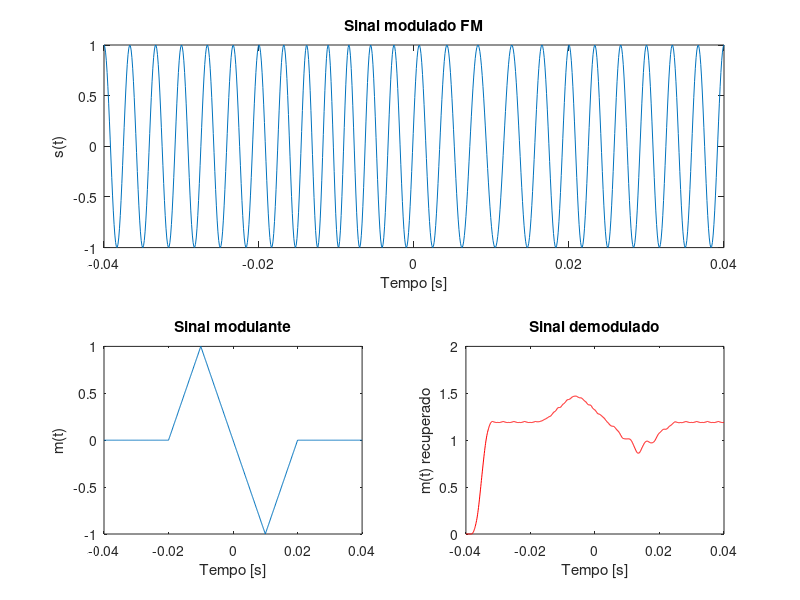
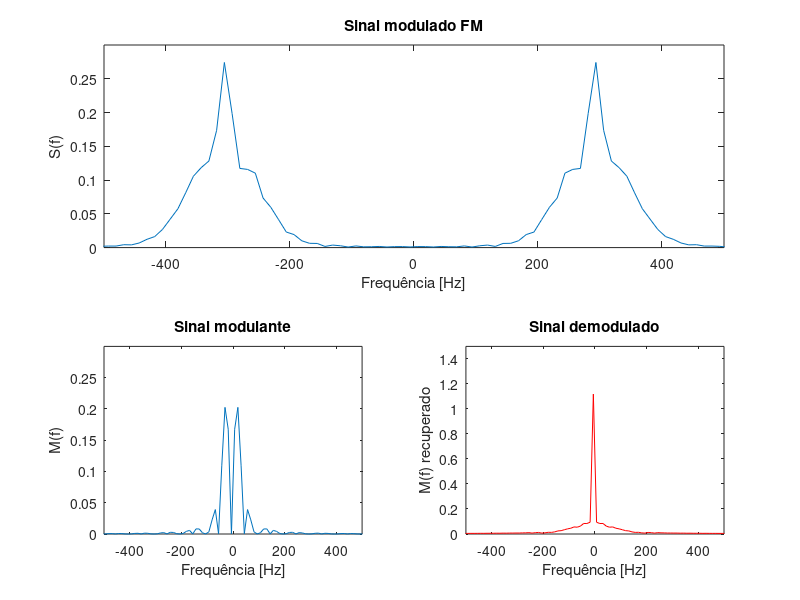

Here is the MATLAB script that generated these plots, in order:
clear all; clc; close all
ts = 1e-4;                                                % Tempo de amostragem
t = -0.04:ts:0.04;                                        % Vetor do tempo
fc = 300;                                                 % Frequência da portadora
% Sinal modulante (duas funções triângulo)
% m = 1-|t| , if |t|<1
% m = 0 , if |t|>1
Ta = 0.01;                                                
mp1 = (1-abs((t+0.01)/Ta)).*((t+0.01)/Ta>=-1).*((t+0.01)/Ta<1); 
mp2 = (1-abs((t-0.01)/Ta)).*((t-0.01)/Ta>=-1).*((t-0.01)/Ta<1); 
msg = mp1-mp2;                                            % Sinal modulante 
% Espectro do sinal modulante
lfft = length(t);                                         % Tamanho da FFT
Mf = fftshift(fft(msg,lfft)/lfft);                        % Espectro centralidado
freqm = (-lfft/2:lfft/2-1)/(lfft*ts);                     % Eixo de frequência
% Definição do Filtro
B_m = 100;                                                % Largura de banda B_m Hz
h = fir1(80,[B_m*ts]);                                    % Filtro passa-baixa
% Modulação FM
kf = 160*pi;
m_int = kf*ts*cumsum(msg);                                % kf*Integral de m(t)
sfm = cos(2*pi*fc*t+m_int);                               % Sinal modulado em FM
% Espectro do sinal modulado
lfft = length(t);                                         % Tamanho da FFT
Sf = fftshift(fft(sfm,lfft)/lfft);                        % Espectro de s(t)

% Demodulação FM
s_fmdiff = diff([sfm(1) sfm])/ts/kf;                      % Derivada de s(t): conversão FM para AM
s_fmrec = s_fmdiff.*(s_fmdiff>0);                         % Parte 1 da detecção de envoltória: retificação
s_dem = filter(h,1,s_fmrec);                              % Parte 2 da detecção de envoltória: filtragem 

% Espectro do sinal modulado
lfft = length(t);                                         % Tamanho da FFT
Mf_rec = fftshift(fft(s_dem,lfft)/lfft);                  % Espectro de m(t) demodulado

% Gráficos no tempo
subplot(2,2,[1 2]);
% Sinal modulado FM 
plot(t,sfm);
xlabel('Tempo [s]'); 
ylabel('s(t)');
title('Sinal modulado FM');
subplot(2,2,3);
% Sinal modulante 
plot(t,msg);
xlabel('Tempo [s]'); 
ylabel('m(t)');
title('Sinal modulante');
% Sinal demodulado
subplot(2,2,4);
plot(t,s_dem,'r');
xlabel('Tempo [s]'); 
ylabel('m(t) recuperado');
title('Sinal demodulado');

% Espectro dos sinais
figure;
subplot(2,2,[1 2]);
% Sinal modulado FM 
plot(freqm,abs(Sf));
xlabel('Frequência [Hz]'); 
ylabel('S(f)');
title('Sinal modulado FM');
axis([-500 500 0 0.3]);
subplot(2,2,3);
% Sinal modulante 
plot(freqm,abs(Mf));
xlabel('Frequência [Hz]'); 
ylabel('M(f)');
title('Sinal modulante');
axis([-500 500 0 0.3]);
% Sinal demodulado
subplot(2,2,4);
plot(freqm,abs(Mf_rec),'r');
xlabel('Frequência [Hz]'); 
ylabel('M(f) recuperado');
title('Sinal demodulado');
axis([-500 500 0 1.5]);